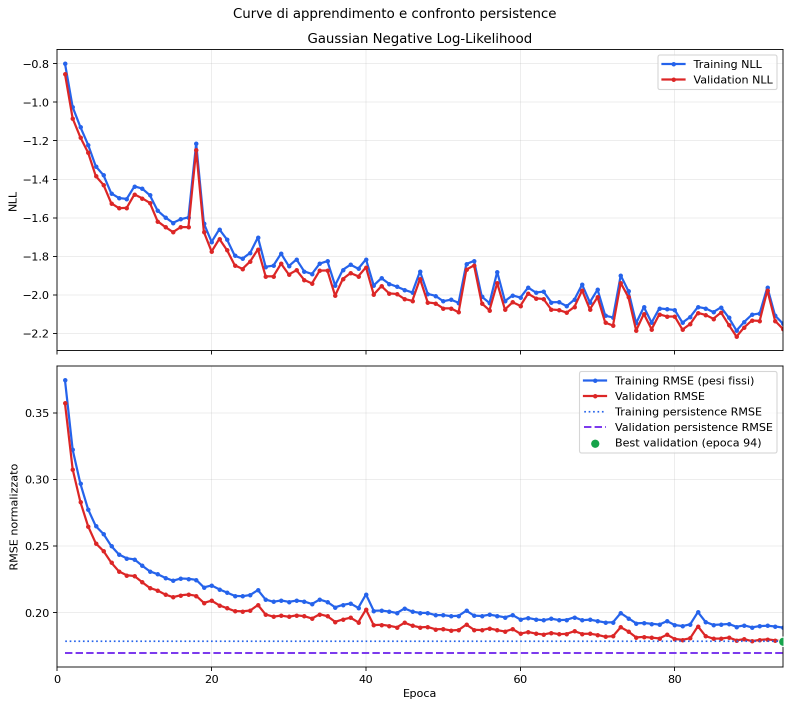
#> input picture tesi/img/learning-curve.png, 1581 x 1414 px (shown at 1/2 size)
$ python translate_existing_figures.py
#> lines starting #> are read from the running program, lines starting #| are printed output that depends on the picture
"""Replace Italian figure annotations while preserving every plotted data pixel."""

from pathlib import Path

from PIL import Image, ImageDraw, ImageFont


ROOT = Path(__file__).resolve().parents[1]
IMG = ROOT / "img"
FONT = "/System/Library/Fonts/Supplemental/Arial.ttf"


def font(size: int) -> ImageFont.FreeTypeFont:
    return ImageFont.truetype(FONT, size)


def centered(draw: ImageDraw.ImageDraw, box, text: str, text_font, fill="black"):
    left, top, right, bottom = box
    bounds = draw.textbbox((0, 0), text, font=text_font)
    width = bounds[2] - bounds[0]
    height = bounds[3] - bounds[1]
    draw.text(
        ((left + right - width) / 2, (top + bottom - height) / 2 - bounds[1]),
        text,
        font=text_font,
        fill=fill,
    )


def rotated_label(image: Image.Image, box, text: str, size: int) -> None:
    left, top, right, bottom = box
    layer = Image.new("RGBA", (bottom - top, right - left), (255, 255, 255, 0))
    draw = ImageDraw.Draw(layer)
    centered(draw, (0, 0, layer.width, layer.height), text, font(size))
    layer = layer.rotate(90, expand=True)
    image.alpha_composite(layer, (left, top))


def translate_learning_curve() -> None:
    image = Image.open(IMG / "learning-curve.png").convert("RGBA")
#> image is the input picture: PIL image 1581x1414 RGBA; mean R, G, B, A 247.6, 246, 248, 255
    draw = ImageDraw.Draw(image)

    draw.rectangle((0, 0, 1581, 58), fill="white")
    centered(
        draw,
        (0, 0, 1581, 55),
        "Learning curves and persistence comparison",
        font(28),
    )

    # Replace the lower-panel y label and x label only; data axes are untouched.
    draw.rectangle((0, 820, 52, 1195), fill="white")
    rotated_label(image, (3, 852, 48, 1168), "Normalized RMSE", 22)
    draw.rectangle((720, 1365, 880, 1413), fill="white")
    centered(draw, (720, 1365, 880, 1410), "Epoch", font(22))

    # Rebuild the lower legend with the same colours and symbols.
    box = (1153, 741, 1553, 941)
    draw.rounded_rectangle(box, radius=4, fill=(255, 255, 255, 242), outline=(200, 200, 200), width=2)
    rows = [
        (770, "Training RMSE (fixed weights)", "line-blue"),
        (807, "Validation RMSE", "line-red"),
        (844, "Training persistence RMSE", "dot-blue"),
        (881, "Validation persistence RMSE", "dash-purple"),
    ]
    for y, label, kind in rows:
        if kind == "line-blue":
            draw.line((1168, y, 1213, y), fill=(40, 103, 224), width=4)
            draw.ellipse((1187, y - 4, 1195, y + 4), fill=(40, 103, 224))
        elif kind == "line-red":
            draw.line((1168, y, 1213, y), fill=(220, 45, 40), width=4)
            draw.ellipse((1187, y - 4, 1195, y + 4), fill=(220, 45, 40))
        elif kind == "dot-blue":
            for x in range(1168, 1213, 9):
                draw.line((x, y, x + 3, y), fill=(40, 103, 224), width=3)
        else:
            for x in range(1168, 1213, 14):
                draw.line((x, y, min(x + 8, 1213), y), fill=(121, 58, 238), width=3)
        draw.text((1223, y - 12), label, font=font(18), fill="black")

    # Best-epoch marker sits below the four line entries.
    y = 918
    draw.ellipse((1182, y - 8, 1198, y + 8), fill=(15, 166, 88))
    draw.text((1223, y - 12), "Best validation (epoch 94)", font=font(18), fill="black")

    image.convert("RGB").save(IMG / "learning-curve-english.png", quality=95)
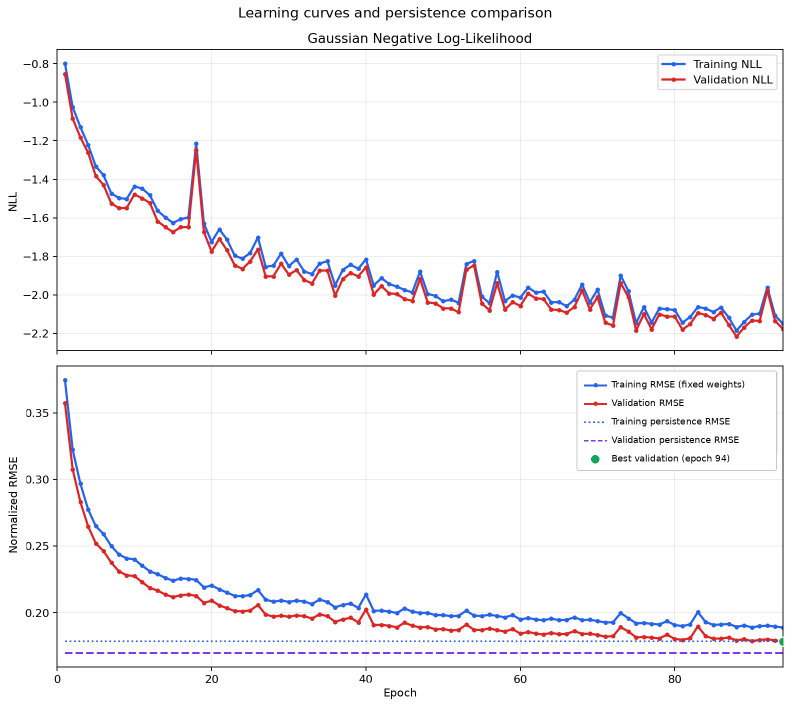
#> saved as learning-curve-english.png: PIL image 1581x1414 RGB (shown at 1/2 size); mean R, G, B 247.7, 246.2, 248.1


def translate_map(source: str, target: str, title: str, subtitle: str, colorbar: str) -> None:
#> called with source = 'temperature-forecast-1999-08-15.png', colorbar = 'Forecast temperature (°C)'
    image = Image.open(IMG / source).convert("RGBA")
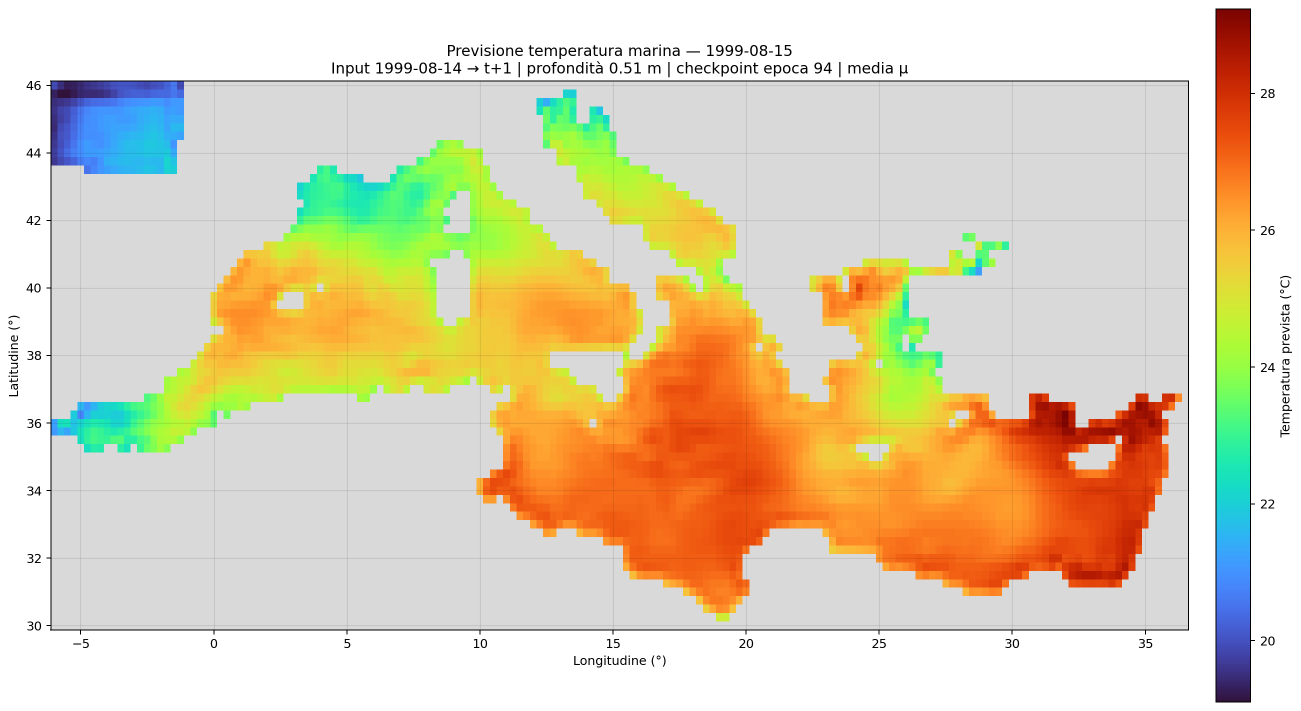
#> input picture tesi/img/temperature-forecast-1999-08-15.png, 2602 x 1422 px (shown at 1/2 size)
#> image is the input picture: PIL image 2602x1422 RGBA; mean R, G, B, A 222.1, 210.2, 180.9, 255
    draw = ImageDraw.Draw(image)
    width, height = image.size
#> width = 2602; height = 1422

    draw.rectangle((0, 0, width - 285, 160), fill="white")
    centered(draw, (0, 43, width - 285, 81), title, font(27))
    centered(draw, (0, 80, width - 285, 118), subtitle, font(24))

    draw.rectangle((885, 1310, 1530, 1375), fill="white")
    centered(draw, (885, 1310, 1530, 1360), "Longitude (°)", font(24))

    draw.rectangle((0, 450, 39, 975), fill="white")
    rotated_label(image, (2, 515, 37, 925), "Latitude (°)", 24)

    draw.rectangle((2490, 260, width, 1150), fill="white")
    rotated_label(image, (2500, 370, width - 8, 1040), colorbar, 23)
#> call 3 of rotated_label, with box = (2500, 370, 2594, 1040), text = 'Forecast temperature (°C)', size = 23
#> in rotated_label (call 3), `layer = layer.rotate(90, expand=True)`:
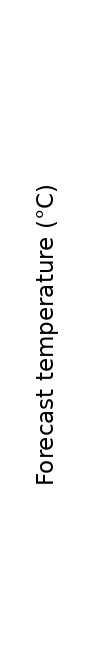
#> layer: PIL image 94x670 RGBA; mean R, G, B, A 246.8, 246.8, 246.8, 5.7; transparent parts drawn white
#> in rotated_label (call 3), `image.alpha_composite(layer, (left, top))`:
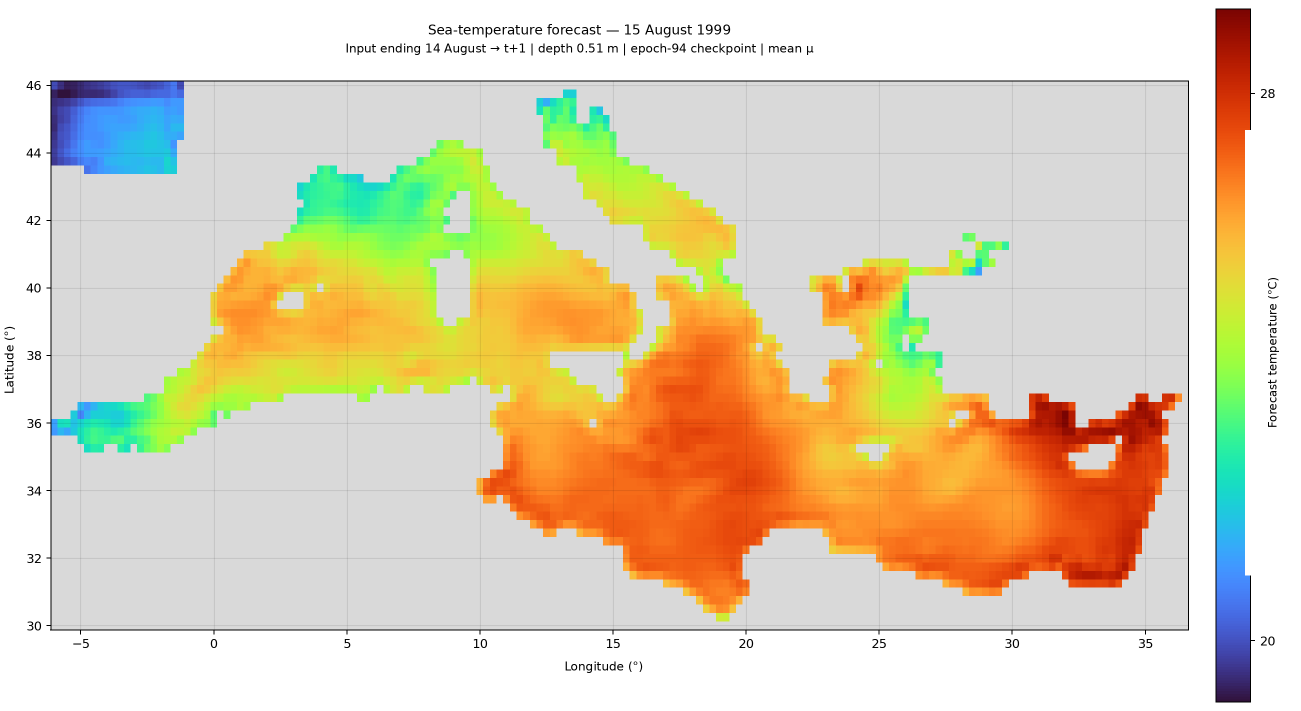
#> image: PIL image 2602x1422 RGBA (shown at 1/2 size); mean R, G, B, A 222.7, 210.7, 181.6, 255

    image.convert("RGB").save(IMG / target, quality=95)


if __name__ == "__main__":
    translate_learning_curve()
    translate_map(
        "temperature-forecast-1999-08-15.png",
        "temperature-forecast-1999-08-15-english.png",
        "Sea-temperature forecast — 15 August 1999",
        "Input ending 14 August → t+1 | depth 0.51 m | epoch-94 checkpoint | mean μ",
        "Forecast temperature (°C)",
    )
    translate_map(
        "temperature-error-1999-08-15.png",
        "temperature-error-1999-08-15-english.png",
        "Sea-temperature forecast error — 15 August 1999",
        "forecast − target | input ending 14 August → t+1 | depth 0.51 m | epoch-94 checkpoint",
        "Error: forecast − target (°C)",
    )
#> call 2 of translate_map, with source = 'temperature-error-1999-08-15.png', target = 'temperature-error-1999-08-15-english.png', colorbar = 'Error: forecast − target (°C)'
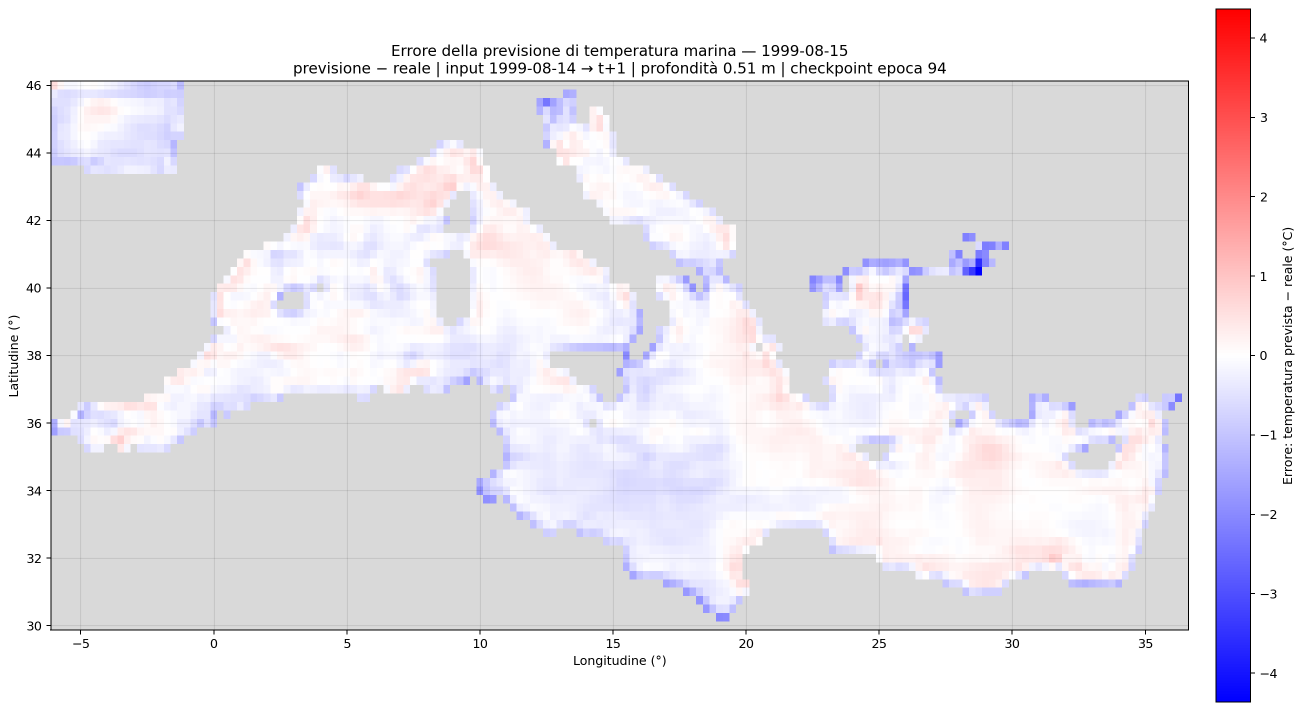
#> input picture tesi/img/temperature-error-1999-08-15.png, 2607 x 1422 px (shown at 1/2 size)
#> in translate_map, image is the input picture: PIL image 2607x1422 RGBA; mean R, G, B, A 231.2, 228.5, 233.6, 255
#> in rotated_label (call 5), `layer = layer.rotate(90, expand=True)`:
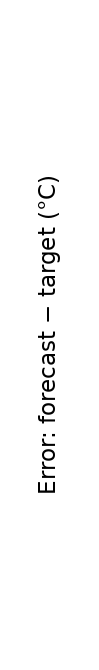
#> layer: PIL image 99x670 RGBA; mean R, G, B, A 247.5, 247.5, 247.5, 5.3; transparent parts drawn white
#> in rotated_label (call 5), `image.alpha_composite(layer, (left, top))`:
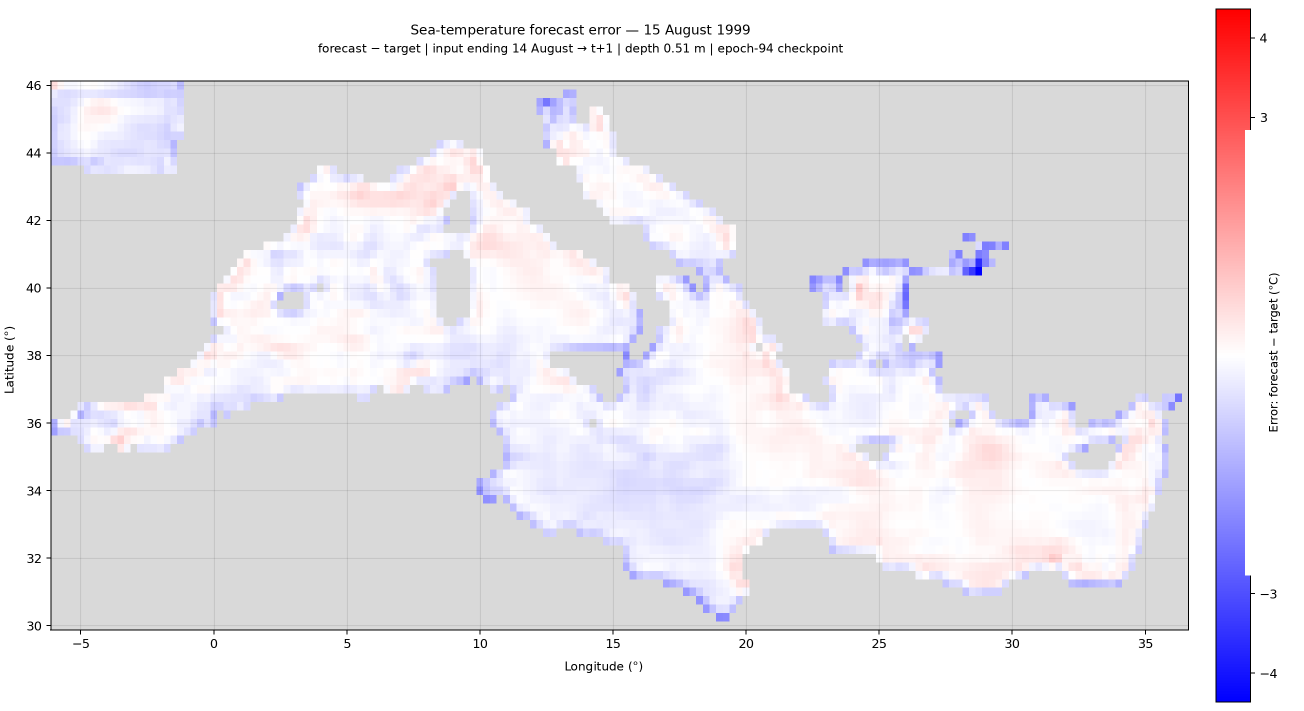
#> image: PIL image 2607x1422 RGBA (shown at 1/2 size); mean R, G, B, A 231.9, 229.2, 234.2, 255
